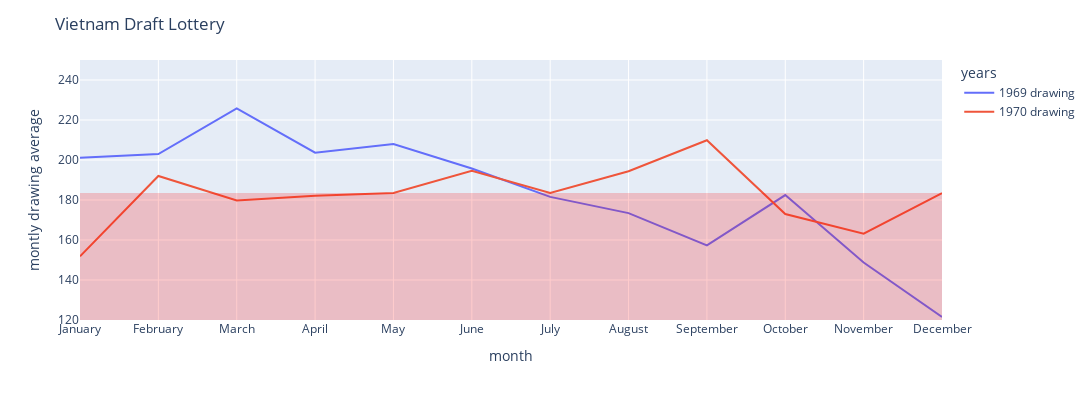

The notebook cell this image was saved under:
### Markdown cell above
### Plot means over time and compare between the 1969 and 1970 draft:

### Code cell
fig = px.line(means, x='Month Name', y=['1969 drawing', '1970 drawing'])
fig.add_hrect(y0=0, y1=183.5, line_width=0, fillcolor="red", opacity=0.2)
fig.update_yaxes(range=[120, 250])
fig.update_layout(
    title="Vietnam Draft Lottery",
    xaxis_title="month",
    yaxis_title="montly drawing average",
    legend_title="years",
    width=1200,
    height=400,
)

### Figure 1 — Plotly figure (JSON) as saved in the notebook; plotly's stock layout.template omitted (floating-point values rounded to 4 significant figures)
{"data": [{"hovertemplate": "variable=1969 drawing<br>Month Name=%{x}<br>value=%{y}<extra></extra>", "legendgroup": "1969 drawing", "line": {"color": "#636efa", "dash": "solid"}, "marker": {"symbol": "circle"}, "mode": "lines", "name": "1969 drawing", "orientation": "v", "showlegend": true, "type": "scatter", "x": ["January", "February", "March", "April", "May", "June", "July", "August", "September", "October", "November", "December"], "xaxis": "x", "y": [201.2, 203.0, 225.8, 203.7, 208.0, 195.7, 181.5, 173.5, 157.3, 182.5, 148.7, 121.5], "yaxis": "y"}, {"hovertemplate": "variable=1970 drawing<br>Month Name=%{x}<br>value=%{y}<extra></extra>", "legendgroup": "1970 drawing", "line": {"color": "#EF553B", "dash": "solid"}, "marker": {"symbol": "circle"}, "mode": "lines", "name": "1970 drawing", "orientation": "v", "showlegend": true, "type": "scatter", "x": ["January", "February", "March", "April", "May", "June", "July", "August", "September", "October", "November", "December"], "xaxis": "x", "y": [151.8, 192.0, 179.8, 182.2, 183.5, 194.6, 183.6, 194.4, 209.9, 173.0, 163.1, 183.5], "yaxis": "y"}], "layout": {"height": 400, "legend": {"title": {"text": "years"}, "tracegroupgap": 0}, "margin": {"t": 60}, "shapes": [{"fillcolor": "red", "line": {"width": 0}, "opacity": 0.2, "type": "rect", "x0": 0, "x1": 1, "xref": "x domain", "y0": 0, "y1": 183.5, "yref": "y"}], "title": {"text": "Vietnam Draft Lottery"}, "width": 1200, "xaxis": {"anchor": "y", "autorange": true, "domain": [0, 1], "range": [0, 11], "title": {"text": "month"}, "type": "category"}, "yaxis": {"anchor": "x", "domain": [0, 1], "range": [120, 250], "title": {"text": "montly drawing average"}, "type": "linear"}}}
